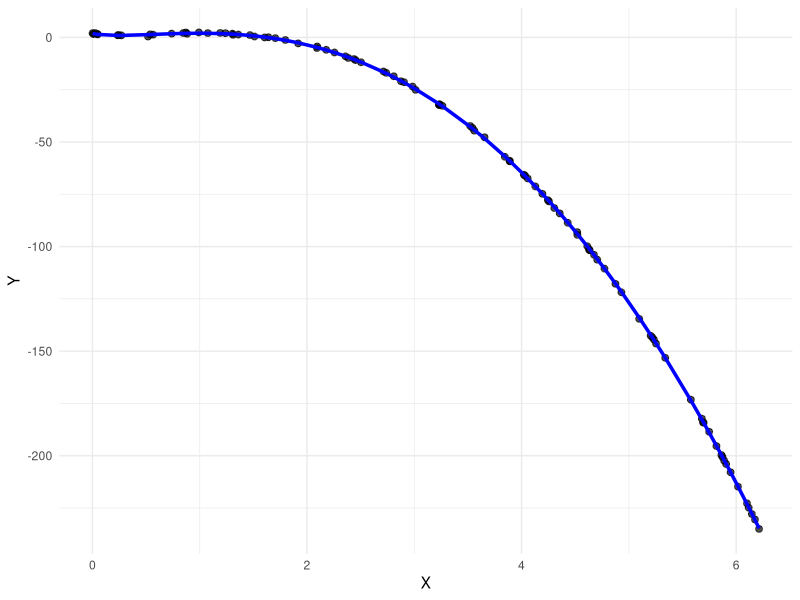
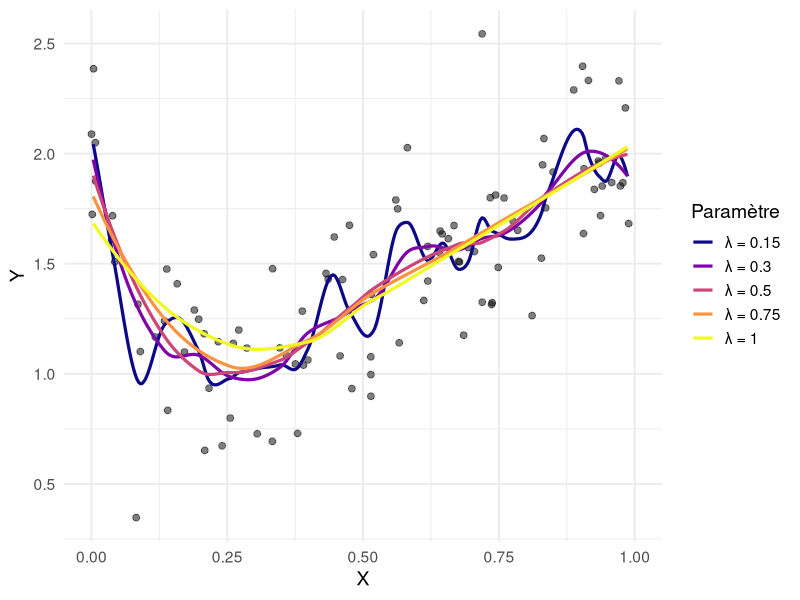
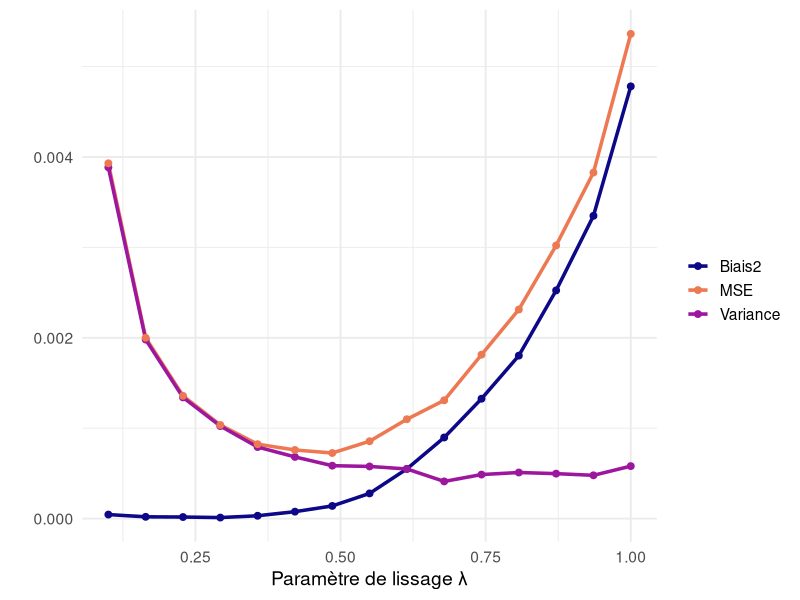

These charts were generated, in order, by the following R code:
## ---- chunk 1
#| label: fig-model
#| fig-cap: "Les différents éléments du modèle. Les points représentent les données observées $(X_i, Y_i)$. La courbe bleue représente la fonction $f$ et les lignes pointillées représentent l'erreur associée à chaque observation."
#| warning: false
#| eval: true

# Load required package
library(ggplot2)

# Set seed for reproducibility
set.seed(42)

# 1. Generate data
n <- 100
x <- sort(runif(n, 0, 2 * pi))
f_x <- 4 * x * (1 - x) * log(x) + 2
epsilon <- rnorm(n, mean = 0, sd = 0.3)
y <- f_x + epsilon

# 2. Create data frame
data <- data.frame(x = x, y = y, f_x = f_x)

# 3. Plot
ggplot(data, aes(x, y)) +
  # Vertical lines: error = Y - f(X)
  geom_segment(
    aes(x = x, xend = x, y = f_x, yend = y),
    color = "gray60", linetype = "dashed"
  ) +
  # Observed points
  geom_point(color = "black", alpha = 0.7, size = 2) +
  # True function
  geom_line(aes(x = x, y = f_x), color = "blue", size = 1.2) +
  labs(
    x = "X", y = "Y"
  ) +
  theme_minimal()

## ---- chunk 2
#| label: fig-plot
#| fig-cap: "Différents estimateurs de la fonction $f$."
#| warning: false
#| eval: true

# Load packages
library(ggplot2)
library(dplyr)
library(tidyr)

set.seed(42)

# 1. Simulate a single dataset
n <- 100
sigma <- 0.3
x <- sort(runif(n, 0, 1))
y <- 4 * x * (1 - x) * log(x) + 2 + rnorm(n, 0, sigma)
df <- data.frame(x = x, y = y)

# 2. Define grid and spans to compare
x_grid <- seq(0, 1, length.out = 300)
spans_to_plot <- c(0.15, 0.3, 0.5, 0.75, 1.0)

# 3. Compute loess fits for each span
fits <- lapply(spans_to_plot, function(s) {
  loess_model <- loess(y ~ x, data = df, span = s)
  y_hat <- predict(loess_model, newdata = data.frame(x = x_grid))
  data.frame(x = x_grid, y_hat = y_hat, span = paste0("λ = ", s))
})

fit_df <- bind_rows(fits)

# 4. Plot
ggplot() +
  geom_point(data = df, aes(x, y), color = "black", alpha = 0.5, size = 2) +
  geom_line(data = fit_df, aes(x, y_hat, color = span), size = 1.1) +
  scale_color_viridis_d(option = "C") +
  labs(
    x = "X", y = "Y",
    color = "Paramètre"
  ) +
  theme_minimal(base_size = 14)
## ---- chunk 3
#| label: fig-bias-variance
#| fig-cap: "Compromis biais/variance."
#| warning: false
#| eval: true

# Load packages
library(ggplot2)
library(dplyr)
library(tidyr)

set.seed(42)

# Parameters
n <- 100              # number of observations per dataset
n_sim <- 100          # number of simulated datasets
spans <- seq(0.1, 1, length.out = 15)  # LOESS smoothing parameters
sigma <- 0.1          # noise standard deviation
x_grid <- seq(0.1, 1, length.out = 200)
f_true <- 4 * x_grid * (1 - x_grid) * log(x_grid) + 2

# Storage for predictions
results <- list()

for (s in spans) {
  pred_matrix <- matrix(NA, nrow = length(x_grid), ncol = n_sim)
  
  for (sim in 1:n_sim) {
    x <- sort(runif(n, 0.01, 1.1))
    y <- 4 * x * (1 - x) * log(x) + 2 + rnorm(n, 0, sigma)
    df <- data.frame(x = x, y = y)
    
    # Fit loess model with span = s
    model <- loess(y ~ x, data = df, span = s, degree = 2)
    pred <- predict(model, newdata = data.frame(x = x_grid), )
    
    pred_matrix[, sim] <- pred
  }
  
  # For each point in x_grid, compute bias², variance, MSE
  mean_pred <- rowMeans(pred_matrix, na.rm = TRUE)
  bias2 <- (mean_pred - f_true)^2
  var_pred <- apply(pred_matrix, 1, var, na.rm = TRUE)
  mse <- bias2 + var_pred
  
  results[[as.character(s)]] <- data.frame(
    span = s,
    Biais2 = mean(bias2),
    Variance = mean(var_pred),
    MSE = mean(mse)
  )
}

# Combine and reshape results
results_df <- bind_rows(results)
results_long <- pivot_longer(
  results_df,
  cols = c("Biais2", "Variance", "MSE"),
  names_to = "component", values_to = "value"
)

# Plot
ggplot(results_long, aes(x = span, y = value, color = component)) +
  geom_line(size = 1.2) +
  geom_point(size = 2) +
  scale_color_manual(
    values = c("Biais2" = "#0D0887FF", "Variance" = "#9C179EFF", "MSE" = "#ED7953FF")
  ) +
  labs(
    x = "Paramètre de lissage λ" ,
    y = "",
    color = ""
  ) +
  theme_minimal(base_size = 14)
